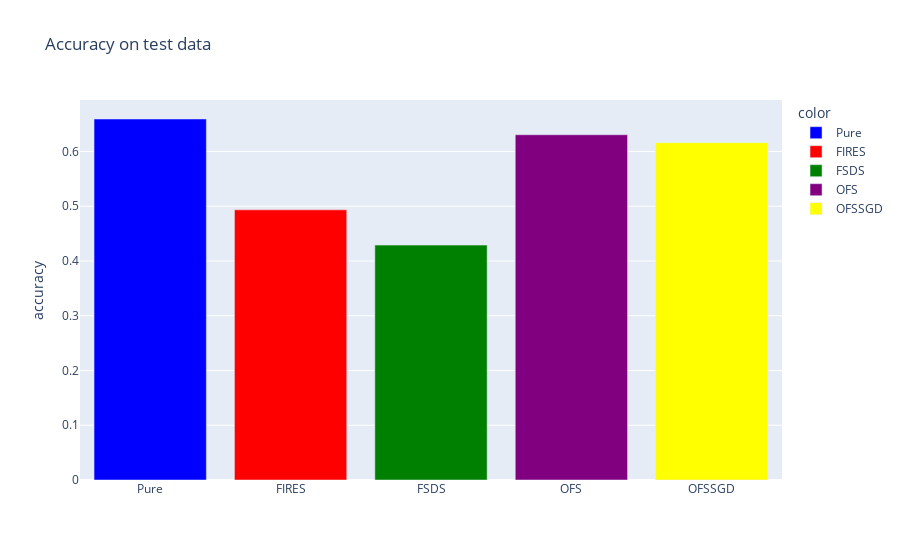

The notebook cell this image was saved under:
### Code cell
# accuracy on test data
col_names = ["Pure","FIRES","FSDS", "OFS", "OFSSGD"]
values = [accuracy_no_ofs, accuracy_fires, accuracy_fsds, accuracy_ofs, accuracy_ofssgd]
fig = px.bar(x=col_names, y=values, title="Accuracy on test data", labels={"y":"accuracy", "x":""}, color=col_names, color_discrete_map={"Pure":"blue",'FIRES': 'red',
                                                   'FSDS': 'green', 'OFS': 'purple', "OFSSGD":"yellow"})
fig.show()

### Figure 1 — Plotly figure (JSON) as saved in the notebook; plotly's stock layout.template omitted (floating-point values rounded to 4 significant figures)
{"data": [{"alignmentgroup": "True", "hovertemplate": "color=Pure<br>=%{x}<br>accuracy=%{y}<extra></extra>", "legendgroup": "Pure", "marker": {"color": "blue"}, "name": "Pure", "offsetgroup": "Pure", "orientation": "v", "showlegend": true, "textposition": "auto", "type": "bar", "x": ["Pure"], "xaxis": "x", "y": [0.6593], "yaxis": "y"}, {"alignmentgroup": "True", "hovertemplate": "color=FIRES<br>=%{x}<br>accuracy=%{y}<extra></extra>", "legendgroup": "FIRES", "marker": {"color": "red"}, "name": "FIRES", "offsetgroup": "FIRES", "orientation": "v", "showlegend": true, "textposition": "auto", "type": "bar", "x": ["FIRES"], "xaxis": "x", "y": [0.4934], "yaxis": "y"}, {"alignmentgroup": "True", "hovertemplate": "color=FSDS<br>=%{x}<br>accuracy=%{y}<extra></extra>", "legendgroup": "FSDS", "marker": {"color": "green"}, "name": "FSDS", "offsetgroup": "FSDS", "orientation": "v", "showlegend": true, "textposition": "auto", "type": "bar", "x": ["FSDS"], "xaxis": "x", "y": [0.429], "yaxis": "y"}, {"alignmentgroup": "True", "hovertemplate": "color=OFS<br>=%{x}<br>accuracy=%{y}<extra></extra>", "legendgroup": "OFS", "marker": {"color": "purple"}, "name": "OFS", "offsetgroup": "OFS", "orientation": "v", "showlegend": true, "textposition": "auto", "type": "bar", "x": ["OFS"], "xaxis": "x", "y": [0.6306], "yaxis": "y"}, {"alignmentgroup": "True", "hovertemplate": "color=OFSSGD<br>=%{x}<br>accuracy=%{y}<extra></extra>", "legendgroup": "OFSSGD", "marker": {"color": "yellow"}, "name": "OFSSGD", "offsetgroup": "OFSSGD", "orientation": "v", "showlegend": true, "textposition": "auto", "type": "bar", "x": ["OFSSGD"], "xaxis": "x", "y": [0.6161], "yaxis": "y"}], "layout": {"barmode": "relative", "legend": {"title": {"text": "color"}, "tracegroupgap": 0}, "title": {"text": "Accuracy on test data"}, "xaxis": {"anchor": "y", "domain": [0, 1], "title": {"text": ""}}, "yaxis": {"anchor": "x", "domain": [0, 1], "title": {"text": "accuracy"}}}}
